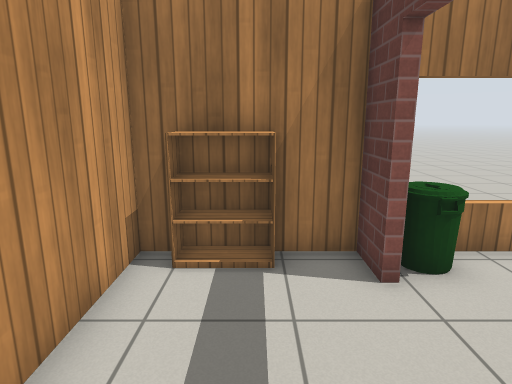
view 1 (above)

17 first-person views from a walk through a robot-simulator world made for Gazebo. The camera is 1.3 m above the floor, tilts 12° down and sees 75° across. The floor is counted in squares, 0.5 m on a side. Each view is taken from the middle of a square. On the plan, view 1 faces up. The plan holds only what a view shows up to about 20 squares ahead; the rest is blank. Simple patterns stand in for the simulator's built-in surfaces.

view 2
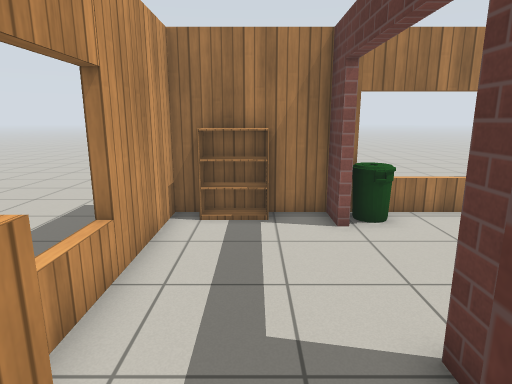

view 3
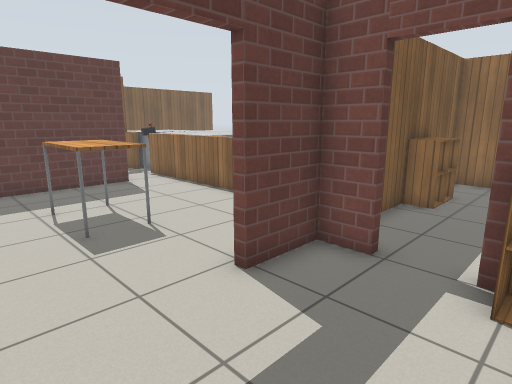

view 4
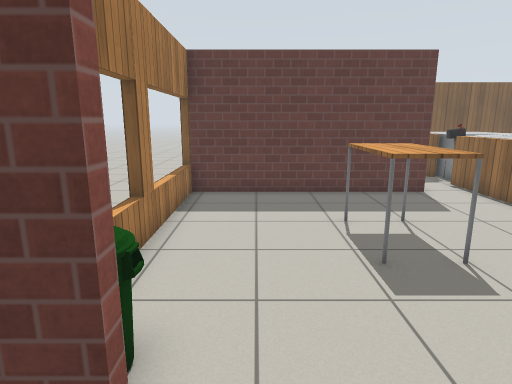

view 5
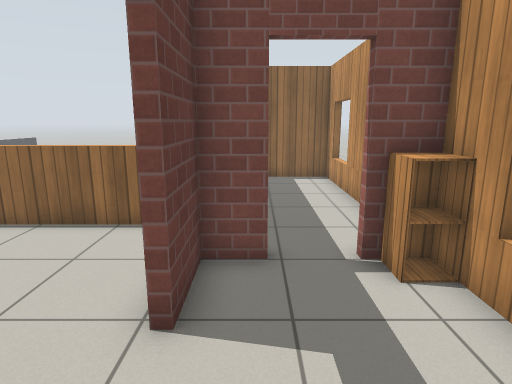

view 6
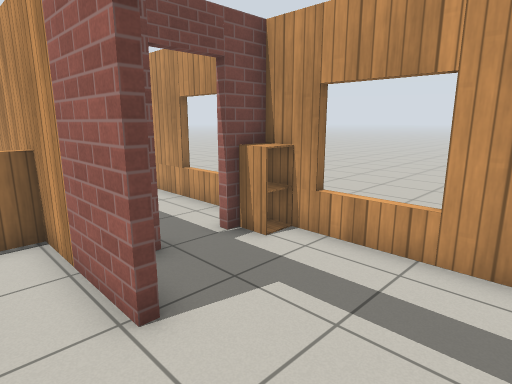

view 7
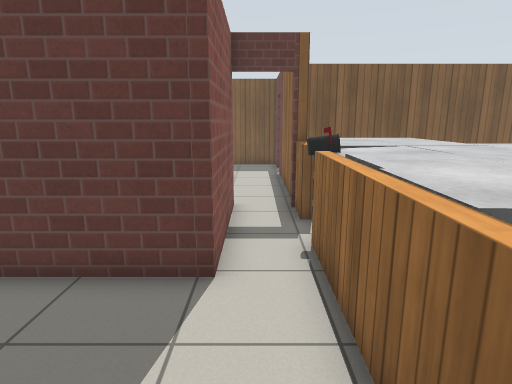

view 8
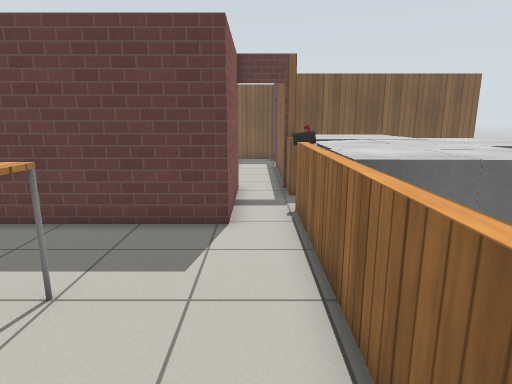

view 9
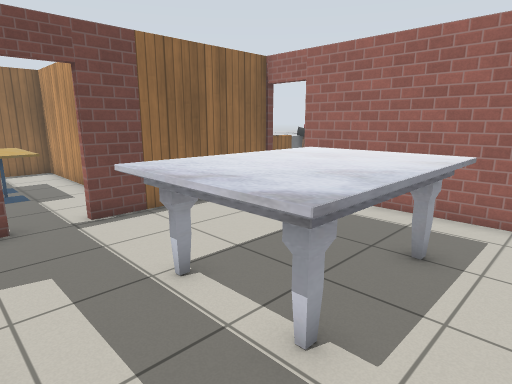

view 10
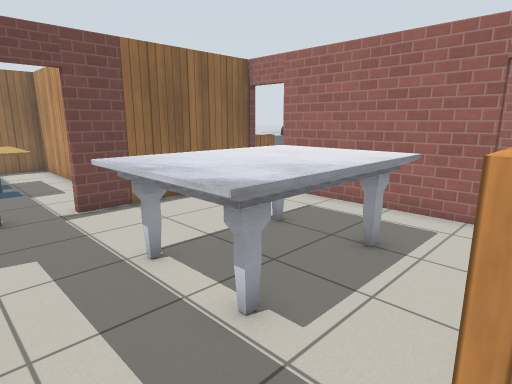

view 11
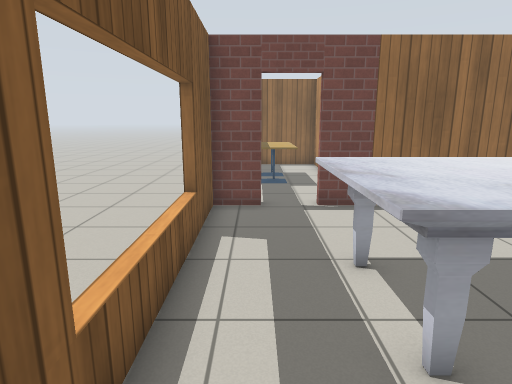

view 12
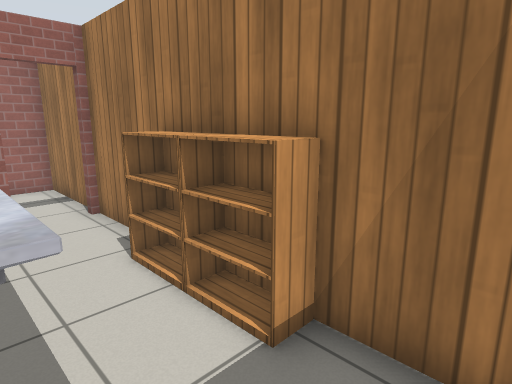

view 13
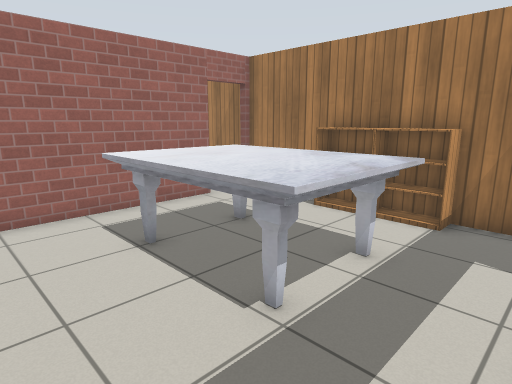

view 14
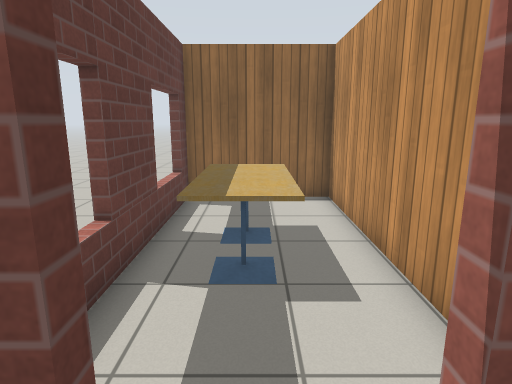

view 15
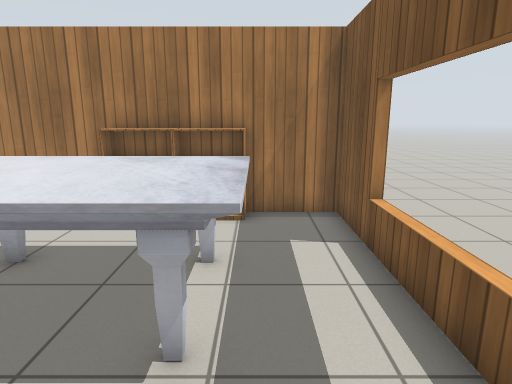

view 16
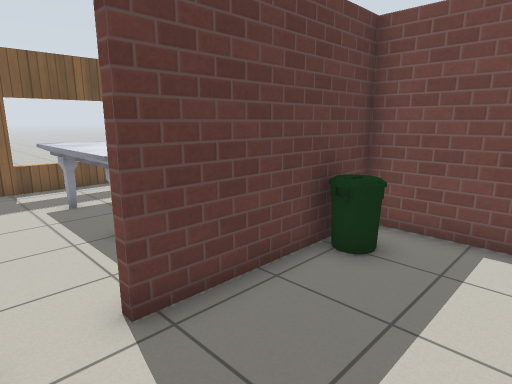

view 17
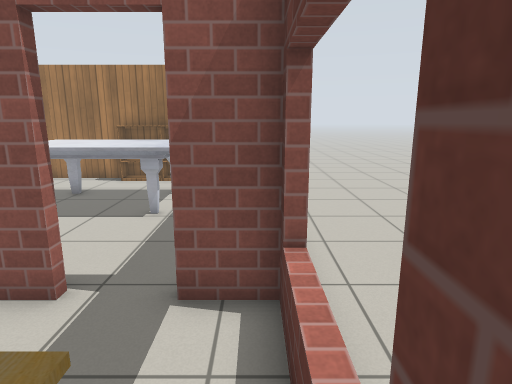

### Floor plan
Ten units are one square. View 1 is at (0, 0); x grows to the right and y downward. Boxes are objects, and circles mark ways between rooms. Rooms are numbered by the first view taken in them; rooms with no view inside come last. Other rooms are left out.
<svg viewBox="-33 -72 316 221">
<path fill="none" stroke="#000" d="M-23 -23 -28 -23M-28 4 -23 4M-15 20 -10 20M20 -50 20 -64 -23 -64 -23 5M7 20 20 20 20 -3M20 65 20 51M-28 60 -23 60M-23 39 -23 117 20 117 20 84M-28 106 -23 106M23 -3 23 46M134 23 122 23 122 -67M122 -64 27 -64M22 42 135 42M172 -44 172 23M278 -38 273 -38M273 15 278 15M257 42 273 42 273 -64 172 -64M170 42 240 42M167 -64 126 -64 126 -36M137 20 169 20 169 -44M273 82 278 82M224 69 224 144 273 144 273 45 258 45M240 45 232 45M278 49 273 49M273 135 278 135M155 42 170 42M172 23 134 23M169 45 169 40"/>
<rect x="-25" y="5" width="10" height="20" fill="#bbb"><title>cabinet</title></rect>
<rect x="-15" y="-65" width="20" height="10" fill="#bbb"><title>bookshelf</title></rect>
<rect x="5" y="75" width="20" height="10" fill="#bbb"><title>cabinet</title></rect>
<rect x="5" y="65" width="20" height="10" fill="#bbb"><title>cabinet</title></rect>
<rect x="25" y="-65" width="10" height="20" fill="#bbb"><title>bin</title></rect>
<rect x="55" y="-15" width="30" height="20" fill="#bbb"><title>table</title></rect>
<rect x="195" y="-35" width="60" height="40" fill="#bbb"><title>marble table</title></rect>
<rect x="205" y="-65" width="20" height="10" fill="#bbb"><title>bookshelf</title></rect>
<rect x="225" y="-65" width="20" height="10" fill="#bbb"><title>bookshelf</title></rect>
<rect x="155" y="-5" width="10" height="10" fill="#bbb"><title>bin</title></rect>
<rect x="245" y="95" width="20" height="20" fill="#bbb"><title>cafe table</title></rect>
<rect x="245" y="75" width="20" height="20" fill="#bbb"><title>cafe table</title></rect>
<circle cx="-5" cy="20" r="3" fill="#2a7"/>
<circle cx="20" cy="-30" r="3" fill="#2a7"/>
<circle cx="125" cy="30" r="3" fill="#2a7"/>
<circle cx="170" cy="-55" r="3" fill="#2a7"/>
<circle cx="245" cy="40" r="3" fill="#2a7"/>
<text x="-10" y="-20">1</text>
<text x="0" y="70">2</text>
<text x="70" y="-10">3</text>
<text x="220" y="-20">4</text>
<text x="140" y="-30">5</text>
<text x="250" y="90">6</text>
<text x="150" y="30">7</text>
</svg>
Room 1 opens to room 2. Room 1 opens to room 3. Room 3 opens to room 7. Room 4 opens to room 5. Room 4 opens to room 6.

Where each view was taken, in squares from view 1:
view 1: 0 up, 0 right, facing up
view 2: 3 down, 0 right, facing up
view 3: 4 up, 2 left, facing down-right
view 4: 4 up, 0 right, facing right
view 5: 4 up, 1 right, facing down
view 6: 4 up, 4 right, facing down-left
view 7: 3 down, 7 right, facing right
view 8: 3 down, 4 right, facing right
view 9: 5 up, 27 right, facing down-left
view 10: 6 up, 27 right, facing down-left
view 11: 6 up, 26 right, facing down
view 12: 3 up, 27 right, facing up-left
view 13: 3 down, 27 right, facing up-left
view 14: 3 down, 25 right, facing down
view 15: 3 down, 25 right, facing up
view 16: 6 up, 13 right, facing down-right
view 17: 9 down, 27 right, facing up
